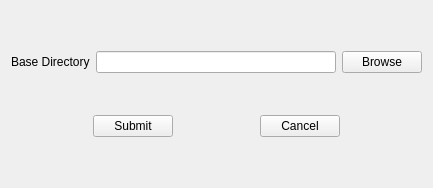
<?xml version="1.0" encoding="UTF-8"?>
<ui version="4.0">
 <class>Form</class>
 <widget class="QWidget" name="Form">
  <property name="geometry">
   <rect>
    <x>0</x>
    <y>0</y>
    <width>433</width>
    <height>188</height>
   </rect>
  </property>
  <property name="minimumSize">
   <size>
    <width>433</width>
    <height>188</height>
   </size>
  </property>
  <property name="maximumSize">
   <size>
    <width>433</width>
    <height>188</height>
   </size>
  </property>
  <property name="windowTitle">
   <string>Unreal Importer</string>
  </property>
  <property name="windowIcon">
   <iconset resource="icons.qrc">
    <normaloff>:/newPrefix/organizer.png</normaloff>:/newPrefix/organizer.png</iconset>
  </property>
  <layout class="QGridLayout" name="gridLayout">
   <item row="0" column="0">
    <layout class="QVBoxLayout" name="verticalLayout">
     <item>
      <layout class="QHBoxLayout" name="horizontalLayout_3">
       <item>
        <widget class="QLabel" name="BaseDirectory">
         <property name="text">
          <string>Base Directory</string>
         </property>
        </widget>
       </item>
       <item>
        <widget class="QLineEdit" name="location"/>
       </item>
       <item>
        <widget class="QPushButton" name="browse_btn">
         <property name="text">
          <string>Browse</string>
         </property>
        </widget>
       </item>
      </layout>
     </item>
     <item>
      <spacer name="verticalSpacer">
       <property name="orientation">
        <enum>Qt::Vertical</enum>
       </property>
       <property name="sizeType">
        <enum>QSizePolicy::Fixed</enum>
       </property>
       <property name="sizeHint" stdset="0">
        <size>
         <width>0</width>
         <height>36</height>
        </size>
       </property>
      </spacer>
     </item>
     <item>
      <layout class="QHBoxLayout" name="horizontalLayout_4">
       <item>
        <spacer name="horizontalSpacer">
         <property name="orientation">
          <enum>Qt::Horizontal</enum>
         </property>
         <property name="sizeHint" stdset="0">
          <size>
           <width>40</width>
           <height>20</height>
          </size>
         </property>
        </spacer>
       </item>
       <item>
        <widget class="QPushButton" name="submit_btn">
         <property name="text">
          <string>Submit</string>
         </property>
        </widget>
       </item>
       <item>
        <spacer name="horizontalSpacer_2">
         <property name="orientation">
          <enum>Qt::Horizontal</enum>
         </property>
         <property name="sizeHint" stdset="0">
          <size>
           <width>40</width>
           <height>20</height>
          </size>
         </property>
        </spacer>
       </item>
       <item>
        <widget class="QPushButton" name="cancel_btn">
         <property name="text">
          <string>Cancel</string>
         </property>
        </widget>
       </item>
       <item>
        <spacer name="horizontalSpacer_3">
         <property name="orientation">
          <enum>Qt::Horizontal</enum>
         </property>
         <property name="sizeHint" stdset="0">
          <size>
           <width>40</width>
           <height>20</height>
          </size>
         </property>
        </spacer>
       </item>
      </layout>
     </item>
    </layout>
   </item>
  </layout>
 </widget>
 <resources>
  <include location="icons.qrc"/>
 </resources>
 <connections/>
</ui>
